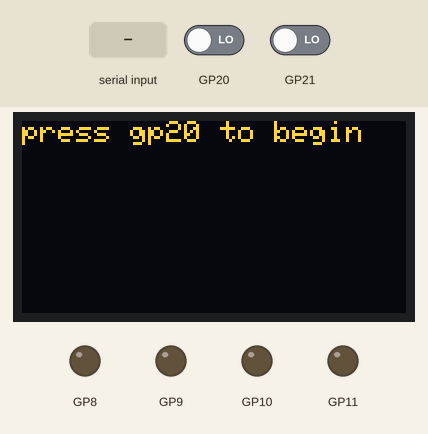
A sketch run on a simulated Raspberry Pi Pico. Shown: 128×64 one-colour display, output pins drawn as LEDs (lit = HIGH). The inputs (shaded band) are chosen by the test bench; at power-on: GP20 LOW, GP21 LOW. The OLED is the two-colour kind (top 16 rows yellow); what the sketch prints to the serial monitor is not drawn.

Above: at 2.06 s.
At 3.2 s:
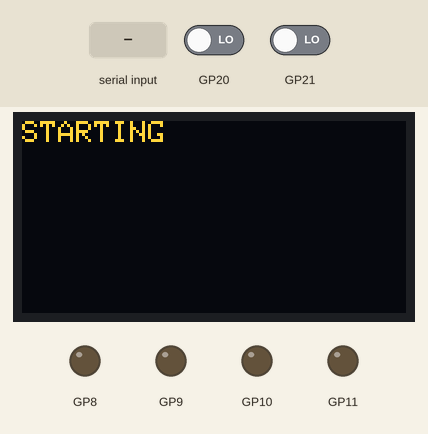
3.3 s: "90,45\n" received over the second serial link
At 4.0 s:
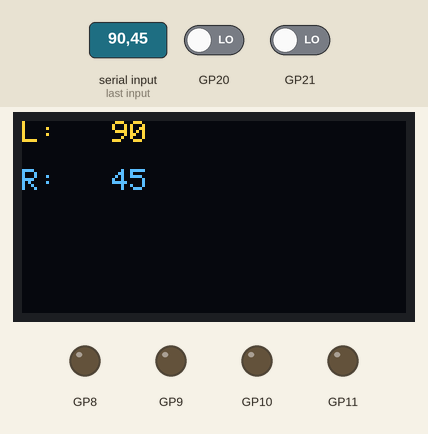
Timing chart, 0 to 6.3 s (numbered marks = the images above; inputs shaded):
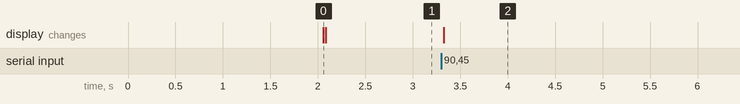

Measured:
- after the input at 3.3 s, the display: changes at once (image 2)

The sketch:

line_trace_pi_cam.ino
```cpp
// for the oled
#include <Wire.h>
#include <Adafruit_GFX.h>
#include <Adafruit_SSD1306.h>

// oled object and print function
Adafruit_SSD1306 display(128, 64, &Wire, -1);
void print(int line_number, char s[]) {
  display.setCursor(0, line_number * 8);
  display.print(s);
}
// void print(int line_number, String s) {
//   display.setCursor(0, line_number * 8);
//   display.print(s);
// }


// map function that constrains bad input
// value, origional range, modified range
int cmap(int val, int olow, int ohigh, int mlow, int mhigh) {
  return constrain(map(val, olow, ohigh, mlow, mhigh), mlow, mhigh);
}

// struct to make motor control easier
struct Motor {
  uint8_t fpin;                             //fwd pin
  uint8_t rpin;                             //reverse pin
  void speed(int val);                      //function setting speed
} leftmotor{ 8, 9 }, rightmotor{ 10, 11 };

//} leftmotor{ 10, 11 }, rightmotor{ 8, 9 };  // init right away

// speed function for setting motor speed
void Motor::speed(int val) {
  int map_speed = cmap(abs(val), 0, 100, 0, 255);
  // check if its forward or reverse
  if (val > 0) {
    analogWrite(fpin, map_speed);
    analogWrite(rpin, 0);
  } else {
    analogWrite(fpin, 0);
    analogWrite(rpin, map_speed);
  }
}


void serial_flush() {
  while (Serial1.available() > 0) {
    Serial1.read();
  }
}


void setup() {
  Serial.begin(9600);
  Wire.setSDA(0);
  Wire.setSCL(1);
  Wire.begin();
  //delay(2000);

  // Serial1 is UART0:
  Serial1.setRX(17);         // UART0 RX GP1
  Serial1.setTX(16);         // UART0 TX GP1
  Serial1.setFIFOSize(128);  // optional... for larger messages
  Serial1.begin(115200);

  for (int i = 8; i <= 11; i++)
    pinMode(i, OUTPUT);

  //Serial.begin(9600);  // This is the Serial USB (send to serial monitor)
  delay(2000);

  // SSD1306_SWITCHCAPVCC = generate display voltage from 3.3V internally
  if (!display.begin(SSD1306_SWITCHCAPVCC, 0x3D)) {
    Serial.println("SSD1306 allocation failed");
    for (;;)
      ;  // Don't proceed, loop forever
  }
  Serial.println("OLED fine");
  // start by clearing the buffer
  display.clearDisplay();
  display.setTextSize(1);  // Draw 2X-scale text
  display.setTextColor(SSD1306_WHITE);


  char buf[40];
  sprintf(buf, "press gp20 to begin");
  display.clearDisplay();
  print(0, buf);
  display.display();

  pinMode(20, INPUT);
  pinMode(21, INPUT);
  while (digitalRead(20)) delay(20);

  // leftmotor.speed(10);
  // rightmotor.speed(0);
  // delay(2000);
  // leftmotor.speed(0);
  // rightmotor.speed(10);
  // delay(2000);
  // leftmotor.speed(-10);
  // rightmotor.speed(0);
  // delay(2000);
  // leftmotor.speed(0);
  // rightmotor.speed(-10);
  // delay(2000);


  display.clearDisplay();
  display.setCursor(0, 0);
  display.print("STARTING");
  display.display();


  //while(!Serial);                      // wait until Serial Monitor connects

  //Serial.println("Enter some text:");  // Prompt user for some text
  //while (!Serial.available()){}        // wait for it

  //while (Serial.available()){          // Get the text byte by byte and send to Raspberry PI
  //  Serial1.print((char) Serial.read());
  //}

  Serial1.print('s');
}

int motor_status = 1;

void loop() {
  /*
  while(Serial1.available()){              // if PI  responded
    char received_val = Serial1.read(); // get byte
    Serial.print(received_val);         // print out byte in Serial Monitor
    Serial1.print(received_val);        // send byte back to PI
  }
  delay(10);                           // let's slow things down so we humans can read it
  */

  // read in the motor speed commands
  char buf[100];
  if (Serial1.available()) {

    /*
    delay(10);
    Serial.print(".available -> ");
    Serial.println(Serial1.available());
    int i = 0;
    */

    // READING IT THE OLD FASHIONED WAY
    /*
    while (Serial1.available()) {
      Serial.print("inside loop .available -> ");
      Serial.println(Serial1.available());
      buf[i] = Serial1.read();
      i++;
    }
    buf[i] = '\0';

    Serial.print("Size of buf: ");
    Serial.println(strlen(buf));
    Serial.print("Received String: ");
    Serial.println(buf);

    */

    // READ STRING UNTIL METHOD
    //String s = Serial.readStringUntil('x');


    // Parse int method
    /*
    int values[4];
    for(int i = 0; i < 4; i++){
      values[i] = Serial1.parseInt();
    }

    Serial.print("Parsed integers: ");
    for(int i = 0; i < 4; i++){
      Serial.print(values[i]);
      Serial.print(" ");
    }
    */


    // PARSE UNTIL REACH '['
    //char ch;
    //while((ch = Serial1.read()) != '[') delay(2);
    Serial.print("Serial available: ");
    Serial.println(Serial1.available());
    int values[2];
    for (int i = 0; i < 2; i++) {
      values[i] = Serial1.parseInt();
    }
    Serial.printf("Left: %3d\tRight: %3d\n", values[0], values[1]);

    // LAZY METHOD
    while(Serial1.available()){
      //Serial.println("DATA STILL AVAILABLE AFTER THE PARSE INTS...");
      Serial1.read();
    }


    //if (values[0] >= 1000) {
    //  serial_flush();
    //} else {
    display.clearDisplay();
    sprintf(buf, "L: %4d", values[0]);
    print(0, buf);
    sprintf(buf, "R: %4d", values[1]);
    print(2, buf);
    display.display();

    if (digitalRead(21) == 0) {
      // button pressed
      motor_status = !motor_status;
      while (digitalRead(21) == 0) delay(20);  // delay while pressed down;
    }

    if (motor_status == 1) {
      leftmotor.speed(values[0]);
      rightmotor.speed(values[1]);
    } else {
      leftmotor.speed(0);
      rightmotor.speed(0);
    }
    //}


    //Serial.println("\n");
  }
}
```
